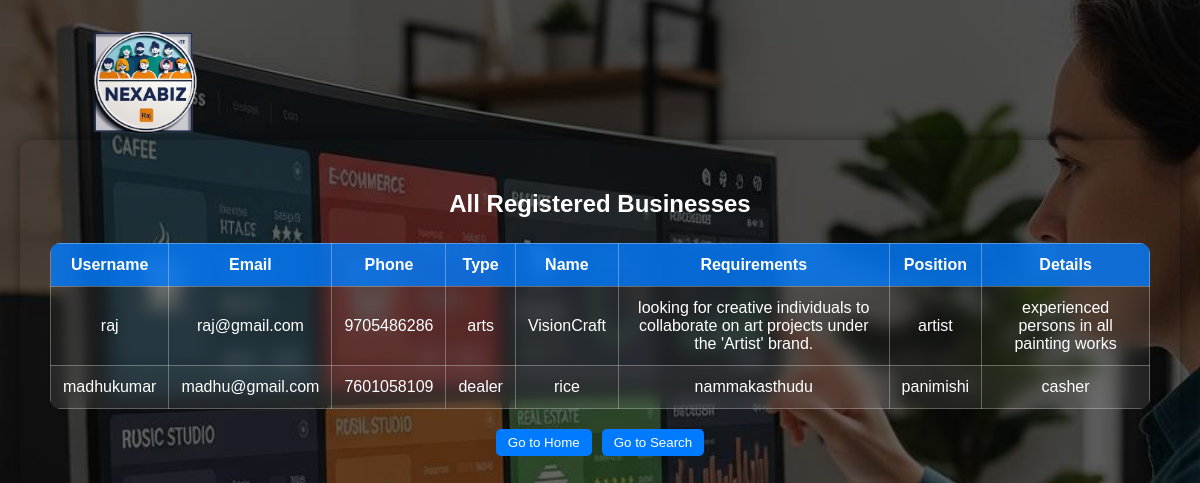
/all-businesses, run on an earlier commit of the app's database.
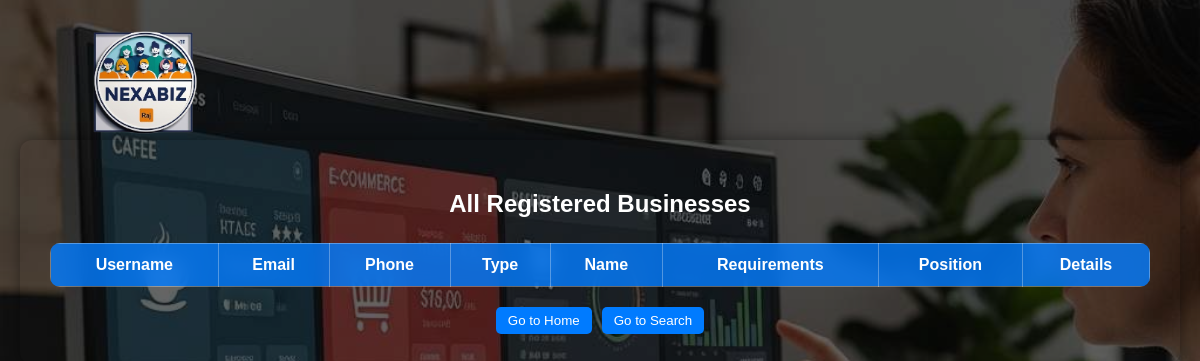
And on a later commit of the database.
### tables this page shows
CREATE TABLE businesses (
                id INTEGER PRIMARY KEY AUTOINCREMENT,
                username TEXT,
                email TEXT,
                phone_number TEXT,
                business_type TEXT,
                business_name TEXT,
                requirements TEXT,
                position TEXT,
                details TEXT
            );

### app.py (the view)
@app.route('/all-businesses')
def show_all_businesses():
    conn = sqlite3.connect('database.db')
    conn.row_factory = sqlite3.Row
    c = conn.cursor()
    c.execute('SELECT * FROM businesses')
    rows = c.fetchall()
    conn.close()
    businesses = [dict(row) for row in rows]
    return render_template('my_businesses.html', businesses=businesses, is_admin=session.get('is_admin', False))

### templates/my_businesses.html (shortened to what this page needs)
<!DOCTYPE html>
<html>
<head>
    <link rel="stylesheet" href="{{ url_for('static', filename='style.css') }}">
</head>
<body>
<div class="logo">
    <a href="{{ url_for('home') }}">
        <img src="{{ url_for('static', filename='logo.png') }}" alt="NexaBiz Logo">
    </a>
</div>
<div class="overlay">
    <div class="container">
        <h2>All Registered Businesses</h2>
        <table>
            <thead>
                <tr>
                    <th>Username</th>
                    <th>Email</th>
                    <th>Phone</th>
                    <th>Type</th>
                    <th>Name</th>
                    <th>Requirements</th>
                    <th>Position</th>
                    <th>Details</th>
                </tr>
            </thead>
            <tbody>
                {% for b in businesses %}
                <tr>
                    <td>{{ b.username }}</td>
                    <td>{{ b.email }}</td>
                    <td>{{ b.phone_number }}</td>
                    <td>{{ b.business_type }}</td>
                    <td>{{ b.business_name }}</td>
                    <td>{{ b.requirements }}</td>
                    <td>{{ b.position }}</td>
                    <td>{{ b.details }}</td>
                </tr>
                {% endfor %}
            </tbody>
        </table>
        <div class="actions">
            <a href="{{ url_for('home') }}"><button>Go to Home</button></a>
            <a href="{{ url_for('search') }}"><button>Go to Search</button></a>
        </div>
    </div>
</div>
</body>
</html>

### static/style.css (style rules this page uses)
body { font-family: Arial, sans-serif; margin: 0; padding: 0; background-size: cover; background-repeat: no-repeat; background-position: center; min-height: 100vh; color: #fff; }
.container { max-width: 600px; margin: auto; background-color: rgba(0, 0, 0, 0.65); padding: 30px; border-radius: 12px; margin-top: 100px; box-shadow: 0 0 15px rgba(0, 0, 0, 0.4); }
.logo { position: absolute; top: 20px; left: 20px; }
.logo img { width: 120px; height: auto; }
button { padding: 10px 20px; background-color: #28a745; color: white; border: none; border-radius: 6px; cursor: pointer; }

What changed in the data, as far as the page shows it:
removed businesses: username "raj", email "raj@gmail.com", phone_number "9705486286", business_type "arts", business_name "VisionCraft", requirements "looking for creative individuals to collaborate on art projects under the 'Artist' brand.", position "artist", details "experienced persons in all painting works"
removed businesses: username "madhukumar", email "madhu@gmail.com", phone_number "7601058109", business_type "dealer", business_name "rice", requirements "nammakasthudu", position "panimishi", details "casher"
